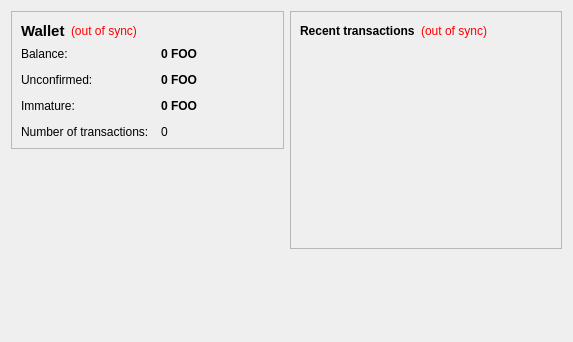
<?xml version="1.0" encoding="UTF-8"?>
<ui version="4.0">
 <class>OverviewPage</class>
 <widget class="QWidget" name="OverviewPage">
  <property name="geometry">
   <rect>
    <x>0</x>
    <y>0</y>
    <width>573</width>
    <height>342</height>
   </rect>
  </property>
  <property name="windowTitle">
   <string>Form</string>
  </property>
  <layout class="QHBoxLayout" name="horizontalLayout" stretch="1,1">
   <item>
    <layout class="QVBoxLayout" name="verticalLayout_2">
     <item>
      <widget class="QFrame" name="frame">
       <property name="frameShape">
        <enum>QFrame::StyledPanel</enum>
       </property>
       <property name="frameShadow">
        <enum>QFrame::Raised</enum>
       </property>
       <layout class="QVBoxLayout" name="verticalLayout_4">
        <item>
         <layout class="QHBoxLayout" name="horizontalLayout_4">
          <item>
           <widget class="QLabel" name="label_5">
            <property name="font">
             <font>
              <pointsize>11</pointsize>
              <weight>75</weight>
              <bold>true</bold>
             </font>
            </property>
            <property name="text">
             <string>Wallet</string>
            </property>
           </widget>
          </item>
          <item>
           <widget class="QLabel" name="labelWalletStatus">
            <property name="toolTip">
             <string>The displayed information may be out of date. Your wallet automatically synchronizes with the IndieCoin network after a connection is established, but this process has not completed yet.</string>
            </property>
            <property name="styleSheet">
             <string notr="true">QLabel { color: red; }</string>
            </property>
            <property name="text">
             <string notr="true">(out of sync)</string>
            </property>
            <property name="alignment">
             <set>Qt::AlignLeading|Qt::AlignLeft|Qt::AlignVCenter</set>
            </property>
           </widget>
          </item>
          <item>
           <spacer name="horizontalSpacer_2">
            <property name="orientation">
             <enum>Qt::Horizontal</enum>
            </property>
            <property name="sizeHint" stdset="0">
             <size>
              <width>40</width>
              <height>20</height>
             </size>
            </property>
           </spacer>
          </item>
         </layout>
        </item>
        <item>
         <layout class="QFormLayout" name="formLayout_2">
          <property name="fieldGrowthPolicy">
           <enum>QFormLayout::AllNonFixedFieldsGrow</enum>
          </property>
          <property name="horizontalSpacing">
           <number>12</number>
          </property>
          <property name="verticalSpacing">
           <number>12</number>
          </property>
          <item row="0" column="0">
           <widget class="QLabel" name="label">
            <property name="text">
             <string>Balance:</string>
            </property>
           </widget>
          </item>
          <item row="0" column="1">
           <widget class="QLabel" name="labelBalance">
            <property name="font">
             <font>
              <weight>75</weight>
              <bold>true</bold>
             </font>
            </property>
            <property name="cursor">
             <cursorShape>IBeamCursor</cursorShape>
            </property>
            <property name="toolTip">
             <string>Your current balance</string>
            </property>
            <property name="text">
             <string notr="true">0 FOO</string>
            </property>
            <property name="textInteractionFlags">
             <set>Qt::LinksAccessibleByMouse|Qt::TextSelectableByKeyboard|Qt::TextSelectableByMouse</set>
            </property>
           </widget>
          </item>
          <item row="1" column="0">
           <widget class="QLabel" name="label_3">
            <property name="text">
             <string>Unconfirmed:</string>
            </property>
           </widget>
          </item>
          <item row="1" column="1">
           <widget class="QLabel" name="labelUnconfirmed">
            <property name="font">
             <font>
              <weight>75</weight>
              <bold>true</bold>
             </font>
            </property>
            <property name="cursor">
             <cursorShape>IBeamCursor</cursorShape>
            </property>
            <property name="toolTip">
             <string>Total of transactions that have yet to be confirmed, and do not yet count toward the current balance</string>
            </property>
            <property name="text">
             <string notr="true">0 FOO</string>
            </property>
            <property name="textInteractionFlags">
             <set>Qt::LinksAccessibleByMouse|Qt::TextSelectableByKeyboard|Qt::TextSelectableByMouse</set>
            </property>
           </widget>
          </item>
          <item row="3" column="0">
           <widget class="QLabel" name="label_2">
            <property name="text">
             <string>Number of transactions:</string>
            </property>
           </widget>
          </item>
          <item row="3" column="1">
           <widget class="QLabel" name="labelNumTransactions">
            <property name="toolTip">
             <string>Total number of transactions in wallet</string>
            </property>
            <property name="text">
             <string notr="true">0</string>
            </property>
           </widget>
          </item>
          <item row="2" column="0">
           <widget class="QLabel" name="labelImmatureText">
            <property name="text">
             <string>Immature:</string>
            </property>
           </widget>
          </item>
          <item row="2" column="1">
           <widget class="QLabel" name="labelImmature">
            <property name="font">
             <font>
              <weight>75</weight>
              <bold>true</bold>
             </font>
            </property>
            <property name="toolTip">
             <string>Mined balance that has not yet matured</string>
            </property>
            <property name="text">
             <string notr="true">0 FOO</string>
            </property>
            <property name="textInteractionFlags">
             <set>Qt::LinksAccessibleByMouse|Qt::TextSelectableByKeyboard|Qt::TextSelectableByMouse</set>
            </property>
           </widget>
          </item>
         </layout>
        </item>
       </layout>
      </widget>
     </item>
     <item>
      <spacer name="verticalSpacer">
       <property name="orientation">
        <enum>Qt::Vertical</enum>
       </property>
       <property name="sizeHint" stdset="0">
        <size>
         <width>20</width>
         <height>40</height>
        </size>
       </property>
      </spacer>
     </item>
    </layout>
   </item>
   <item>
    <layout class="QVBoxLayout" name="verticalLayout_3">
     <item>
      <widget class="QFrame" name="frame_2">
       <property name="frameShape">
        <enum>QFrame::StyledPanel</enum>
       </property>
       <property name="frameShadow">
        <enum>QFrame::Raised</enum>
       </property>
       <layout class="QVBoxLayout" name="verticalLayout">
        <item>
         <layout class="QHBoxLayout" name="horizontalLayout_2">
          <item>
           <widget class="QLabel" name="label_4">
            <property name="text">
             <string>&lt;b&gt;Recent transactions&lt;/b&gt;</string>
            </property>
           </widget>
          </item>
          <item>
           <widget class="QLabel" name="labelTransactionsStatus">
            <property name="toolTip">
             <string>The displayed information may be out of date. Your wallet automatically synchronizes with the IndieCoin network after a connection is established, but this process has not completed yet.</string>
            </property>
            <property name="styleSheet">
             <string notr="true">QLabel { color: red; }</string>
            </property>
            <property name="text">
             <string notr="true">(out of sync)</string>
            </property>
            <property name="alignment">
             <set>Qt::AlignRight|Qt::AlignTrailing|Qt::AlignVCenter</set>
            </property>
           </widget>
          </item>
          <item>
           <spacer name="horizontalSpacer">
            <property name="orientation">
             <enum>Qt::Horizontal</enum>
            </property>
            <property name="sizeHint" stdset="0">
             <size>
              <width>40</width>
              <height>20</height>
             </size>
            </property>
           </spacer>
          </item>
         </layout>
        </item>
        <item>
         <widget class="QListView" name="listTransactions">
          <property name="styleSheet">
           <string notr="true">QListView { background: transparent; }</string>
          </property>
          <property name="frameShape">
           <enum>QFrame::NoFrame</enum>
          </property>
          <property name="verticalScrollBarPolicy">
           <enum>Qt::ScrollBarAlwaysOff</enum>
          </property>
          <property name="horizontalScrollBarPolicy">
           <enum>Qt::ScrollBarAlwaysOff</enum>
          </property>
          <property name="selectionMode">
           <enum>QAbstractItemView::NoSelection</enum>
          </property>
         </widget>
        </item>
       </layout>
      </widget>
     </item>
     <item>
      <spacer name="verticalSpacer_2">
       <property name="orientation">
        <enum>Qt::Vertical</enum>
       </property>
       <property name="sizeHint" stdset="0">
        <size>
         <width>20</width>
         <height>40</height>
        </size>
       </property>
      </spacer>
     </item>
    </layout>
   </item>
  </layout>
 </widget>
 <resources/>
 <connections/>
</ui>
